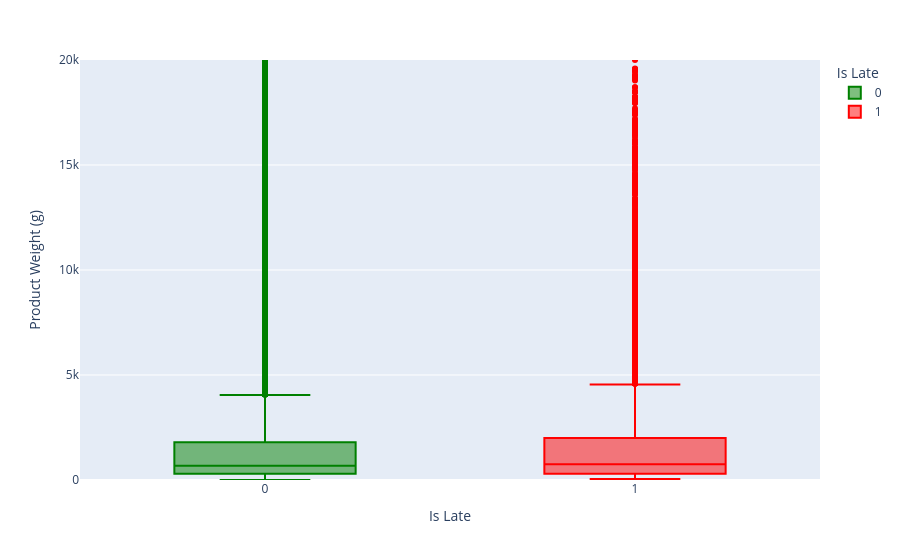

The code cell stored with this chart in its notebook:
### Code cell
fig = px.box(df,
             x='is_late',
             y='product_weight_g',
             color='is_late',
             color_discrete_map={0 : 'Green',1 : 'Red'},
             labels={'product_weight_g' : 'Product Weight (g)', 'is_late': 'Is Late'})
fig.update_layout(yaxis_range=[0,20000])
fig.show()

### Figure 1 — Plotly figure (JSON) as saved in the notebook; plotly's stock layout.template omitted (floating-point values rounded to 4 significant figures; data arrays with more than 128 entries replaced by an {"elided": "..."} marker saying what was removed)
{"data": [{"alignmentgroup": "True", "hovertemplate": "Is Late=%{x}<br>Product Weight (g)=%{y}<extra></extra>", "legendgroup": "0", "marker": {"color": "Green"}, "name": "0", "notched": false, "offsetgroup": "0", "orientation": "v", "showlegend": true, "type": "box", "x": {"elided": "88630 int values"}, "x0": " ", "xaxis": "x", "y": {"elided": "88630 float values"}, "y0": " ", "yaxis": "y"}, {"alignmentgroup": "True", "hovertemplate": "Is Late=%{x}<br>Product Weight (g)=%{y}<extra></extra>", "legendgroup": "1", "marker": {"color": "Red"}, "name": "1", "notched": false, "offsetgroup": "1", "orientation": "v", "showlegend": true, "type": "box", "x": {"elided": "7824 int values"}, "x0": " ", "xaxis": "x", "y": {"elided": "7824 float values"}, "y0": " ", "yaxis": "y"}], "layout": {"boxmode": "overlay", "legend": {"title": {"text": "Is Late"}, "tracegroupgap": 0}, "margin": {"t": 60}, "xaxis": {"anchor": "y", "categoryarray": [0, 1], "categoryorder": "array", "domain": [0, 1], "title": {"text": "Is Late"}}, "yaxis": {"anchor": "x", "domain": [0, 1], "range": [0, 20000], "title": {"text": "Product Weight (g)"}}}}
